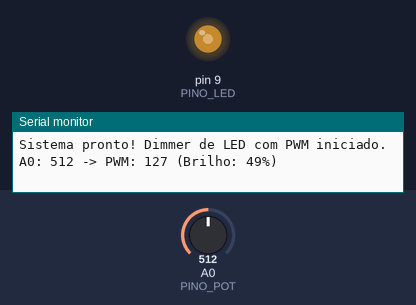
The sketch below on a simulated Arduino Uno, built with avr-gcc and run on an emulated ATmega328P. Parts: output pins drawn as LEDs (lit = HIGH), the last lines printed to the serial monitor. Inputs (shaded band) come from the test bench; at power-on: A0 (PINO_POT) = 512.

Above: at 1.2 s.
1.3 s: A0 (PINO_POT) set to 716
At 1.7 s:
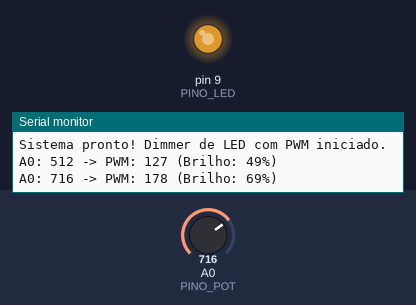
2.8 s: A0 (PINO_POT) set to 900
At 3.1 s:
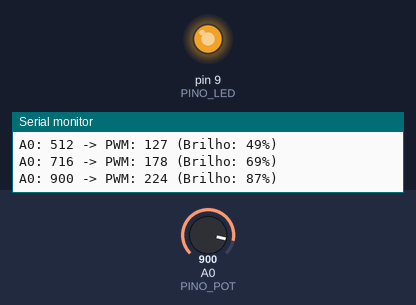
4.3 s: A0 (PINO_POT) set to 122
At 4.8 s:
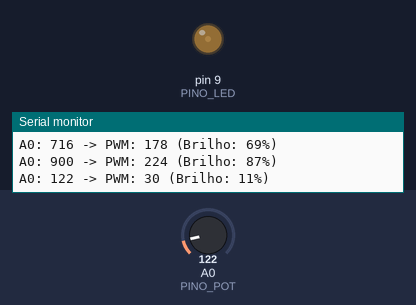
5.8 s: A0 (PINO_POT) set to 0
At 6.2 s:
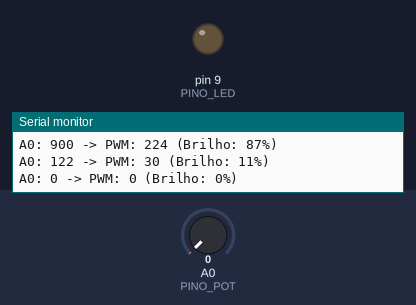
7.3 s: A0 (PINO_POT) set to 511
At 7.7 s:
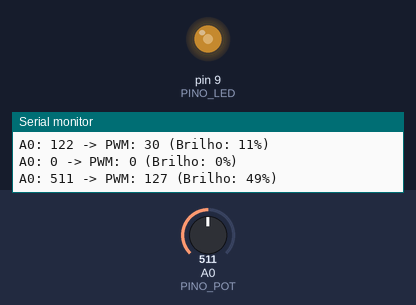
Timing chart, 0 to 9.8 s (numbered marks = the images above; inputs shaded):
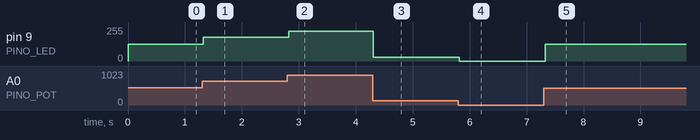

The sketch:

p12_dimmer_de_led_com_potenciometro.ino
```cpp
/*
 * Projeto 12: Dimmer de LED com Potenciômetro
 * O que faz: Controla o brilho de um LED no pino PWM D9 proporcionalmente ao giro do potenciômetro em A0.
 * Ligações: A0 (Pino central do potenciômetro), D9 (LED via resistor 220 Ω)
 * Bibliotecas: Nenhuma biblioteca extra
 * Material: 80 Projetos Arduino
 */

const byte PINO_POT = A0; // Entrada analógica do potenciômetro (0 a 1023)
const byte PINO_LED = 9;  // Saída PWM (~) para o LED (0 a 255)

int ultimoPwm = -1;

void setup() {
  Serial.begin(9600);
  pinMode(PINO_LED, OUTPUT);
  Serial.println(F("Sistema pronto! Dimmer de LED com PWM iniciado."));
}

void loop() {
  int leitura = analogRead(PINO_POT);
  int pwm = map(leitura, 0, 1023, 0, 255);

  analogWrite(PINO_LED, pwm);

  if (abs(pwm - ultimoPwm) >= 5) {
    ultimoPwm = pwm;
    int porcentagem = map(pwm, 0, 255, 0, 100);
    Serial.print(F("A0: "));
    Serial.print(leitura);
    Serial.print(F(" -> PWM: "));
    Serial.print(pwm);
    Serial.print(F(" (Brilho: "));
    Serial.print(porcentagem);
    Serial.println(F("%)"));
  }

  delay(30);
}
```

Measured:
- after the input at 1.3 s, pin 9 (PINO_LED): 127/255 → 178/255 at once
- after the input at 2.8 s, pin 9 (PINO_LED): 178/255 → 224/255 at once
- after the input at 4.3 s, pin 9 (PINO_LED): 224/255 → 30/255 at once
- after the input at 5.8 s, pin 9 (PINO_LED): 30/255 → 0/255 at once
- after the input at 7.3 s, pin 9 (PINO_LED): 0/255 → 127/255 at once
